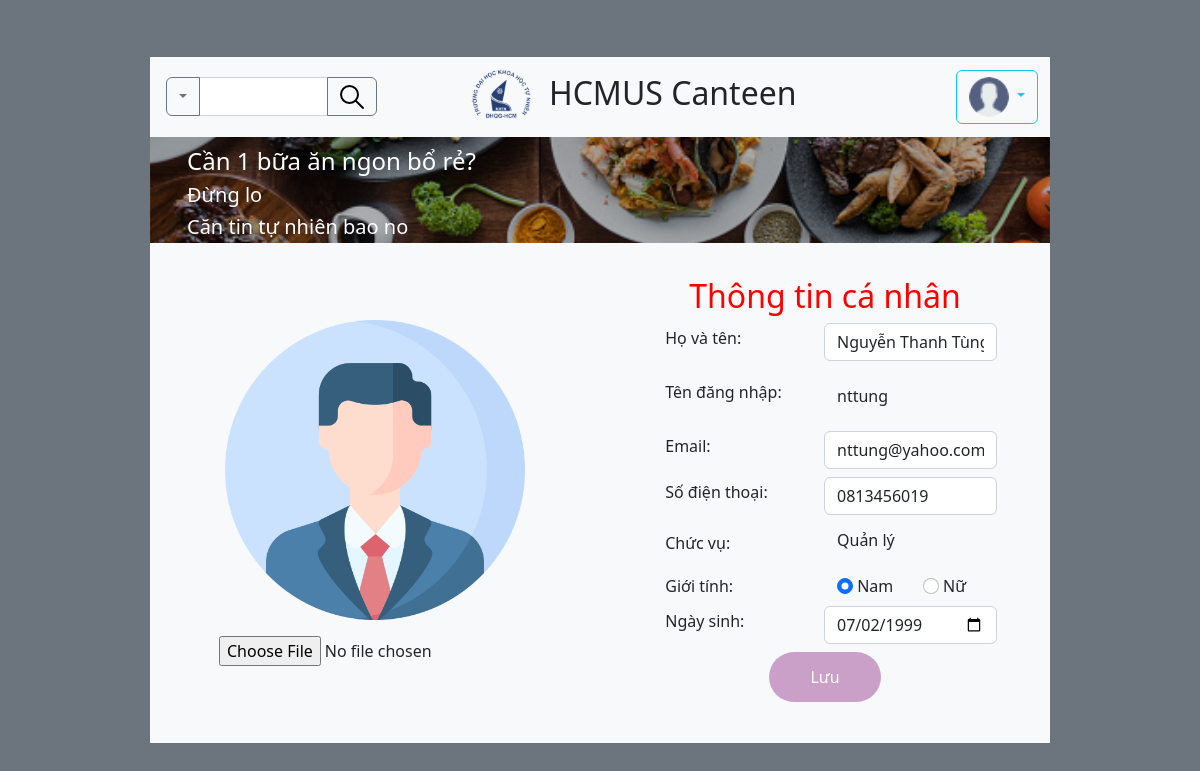
The app's page /View/profile.php (signed in) with its own data.
### tables this page shows
CREATE TABLE IF NOT EXISTS NGUOI_DUNG 
(
  USERNAME    varchar(20),
  PASSWORD    varchar(60) NOT NULL,
  ROLE        varchar(11) NOT NULL,
  IMAGE       text,
  HOTEN       varchar(30),
  GIOITINH    char(3),
  SDT         varchar(11),
  NGAYSINH    DATE,
  EMAIL       varchar(50),
  primary key (USERNAME)
);

### View/profile.php (the view, shortened to what this page needs)
<?php
include "../Model/db_connect.php";
$username = $_SESSION['username'];
$sql = "SELECT * FROM `nguoi_dung` WHERE `USERNAME` LIKE '$username'";
$query = $conn->query($sql);
$query->setFetchMode(PDO::FETCH_ASSOC);
$row = $query->fetch();
$image_path = $_SESSION['image'] == '../images/png/icons/004-user.png' ? '../images/png/profile.png' : $_SESSION['image'];
?>
<!DOCTYPE html>
<html lang="en">
<head>
    <link href="https://cdn.jsdelivr.net/npm/bootstrap@5.2.3/dist/css/bootstrap.min.css" rel="stylesheet">
</head>
<body>
    <div class="vh-100 d-flex align-items-center justify-content-center bg-secondary">
        <div class="container w-75 bg-light">
            <?php include "./header.php" ?>
            <form action="../Control/update-profile.php" method="post" enctype="multipart/form-data" class="row overflow-auto" style="height: 500px">
                <div class="col-md-6 p-0 m-0 d-flex flex-column justify-content-center align-items-center">
                    <img src="<?php echo $image_path ?>" class="img rounded" style="width: 300px; height: auto;" alt="profile">
                    <div class="row mt-3 align-items-center">
                    <input class="col" type="file" name="image" accept="image/*"/>
                    </div>
                </div>
                <div class="col-md-6 d-flex justify-content-center align-items-center">
                    <div class="w-75">
                        <div class="row h2 justify-content-center " style="color: #FD0000">Thông tin cá nhân</div>
                        <div class="row my-2 form-outline d-flex align-items-center">
                            <label class="col form-label" for="fullname">Họ và tên:</label>
                            <input type="text" id="fullname" name="fullname" class="col form-control" value="<?php echo $row['HOTEN'] ?>" required />
                        </div>
                        <div class="row my-3 form-outline d-flex align-items-center ">
                            <label class="col form-label" for="username">Tên đăng nhập:</label>
                            <input type="text" id="username" name="username" class="col form-control-plaintext" value="<?php echo $row['USERNAME'] ?>" readonly/>
                        </div>
                        <div class="row my-2 form-outline d-flex align-items-center ">
                            <label class="col form-label" for="email">Email:</label>
                            <input type="email" id="email" name="email" class="col form-control" value="<?php echo $row['EMAIL'] ?>" />
                        </div>
                        <div class="row my-2 form-outline d-flex align-items-center">
                            <label class="col form-label" for="sdt">Số điện thoại:</label>
                            <input type="tel" id="sdt" name="sdt" class="col form-control" value="<?php echo $row['SDT'] ?>" />
                        </div>
                        <div class="row my-3 ">
                            <div class="col">Chức vụ:</div>
                            <div class="col h6"><?php echo $row['ROLE'] ?></div>
                        </div>
                        <div class="row my-2 align-items-center ">
                            <label class="col-6 form-check-label" for="">Giới tính:</label>
                            <div class="col form-outline">
                                <input class="form-check-input" type="radio" name="gender" id="gender1" value="Nam" <?php if ($row['GIOITINH'] == 'Nam') echo 'checked' ?>>
                                <label class="form-check-label" for="gender1">Nam</label>
                            </div>
                            <div class="col form-outline">
                                <input class="form-check-input" type="radio" name="gender" id="gender2" value="Nữ" <?php if ($row['GIOITINH'] == 'Nữ') echo 'checked' ?>>
                                <label class="form-check-label" for="gender2">Nữ</label>
                            </div>
                        </div>
                        <div class="row my-2 form-outline d-flex align-items-center ">
                            <label class="col form-label" for="date">Ngày sinh:</label>
                            <input type="date" id="date" name="date" class="col form-control" value="<?php echo $row['NGAYSINH'] ?>" required />
                        </div>
                        <div class="text-center my-2 ">
                            <button type="submit" class="btn text-white" style="border-radius: 8rem; padding: 0.75rem 2.5rem; background: #CA9FC8;">Lưu</button>
                        </div>
                    </div>
            </form>
        </div>
    </div>
</body>
</html>

### records on screen
nguoi_dung: fullname "Nguyễn Thanh Tùng", username "nttung", email "nttung@yahoo.com", sdt "0813456019", ROLE "Quản lý", GIOITINH "☑ Nam", GIOITINH "☐ Nữ", date "07/02/1999"
